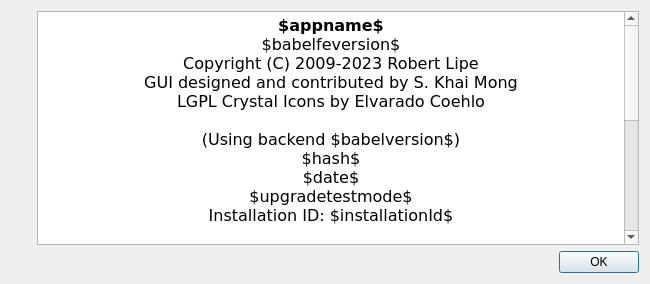
<?xml version="1.0" encoding="UTF-8"?>
<ui version="4.0">
 <class>AboutDlg</class>
 <widget class="QDialog" name="AboutDlg">
  <property name="geometry">
   <rect>
    <x>0</x>
    <y>0</y>
    <width>650</width>
    <height>284</height>
   </rect>
  </property>
  <property name="windowTitle">
   <string>About GPSBabel</string>
  </property>
  <layout class="QVBoxLayout" name="verticalLayout">
   <item>
    <layout class="QHBoxLayout" name="horizontalLayout">
     <item>
      <layout class="QGridLayout" name="gridLayout">
       <item row="0" column="0">
        <spacer name="verticalSpacer">
         <property name="orientation">
          <enum>Qt::Vertical</enum>
         </property>
         <property name="sizeHint" stdset="0">
          <size>
           <width>20</width>
           <height>40</height>
          </size>
         </property>
        </spacer>
       </item>
       <item row="1" column="0">
        <widget class="QLabel" name="label">
         <property name="maximumSize">
          <size>
           <width>100</width>
           <height>100</height>
          </size>
         </property>
         <property name="text">
          <string/>
         </property>
         <property name="pixmap">
          <pixmap resource="app.qrc">:/images/appicon.png</pixmap>
         </property>
         <property name="scaledContents">
          <bool>true</bool>
         </property>
        </widget>
       </item>
       <item row="2" column="0">
        <spacer name="verticalSpacer_2">
         <property name="orientation">
          <enum>Qt::Vertical</enum>
         </property>
         <property name="sizeHint" stdset="0">
          <size>
           <width>20</width>
           <height>40</height>
          </size>
         </property>
        </spacer>
       </item>
      </layout>
     </item>
     <item>
      <widget class="QTextEdit" name="textEdit">
       <property name="font">
        <font>
         <family>DejaVu Sans</family>
         <pointsize>12</pointsize>
        </font>
       </property>
       <property name="readOnly">
        <bool>true</bool>
       </property>
       <property name="html">
        <string>&lt;!DOCTYPE HTML PUBLIC &quot;-//W3C//DTD HTML 4.0//EN&quot; &quot;http://www.w3.org/TR/REC-html40/strict.dtd&quot;&gt;
&lt;html&gt;&lt;head&gt;&lt;meta name=&quot;qrichtext&quot; content=&quot;1&quot; /&gt;&lt;meta charset=&quot;utf-8&quot; /&gt;&lt;style type=&quot;text/css&quot;&gt;
p, li { white-space: pre-wrap; }
&lt;/style&gt;&lt;/head&gt;&lt;body style=&quot; font-family:'DejaVu Sans'; font-size:12pt; font-weight:400; font-style:normal;&quot;&gt;
&lt;p align=&quot;center&quot; style=&quot; margin-top:0px; margin-bottom:0px; margin-left:0px; margin-right:0px; -qt-block-indent:0; text-indent:0px;&quot;&gt;&lt;span style=&quot; font-weight:600;&quot;&gt;$appname$&lt;/span&gt;&lt;/p&gt;
&lt;p align=&quot;center&quot; style=&quot; margin-top:0px; margin-bottom:0px; margin-left:0px; margin-right:0px; -qt-block-indent:0; text-indent:0px;&quot;&gt;$babelfeversion$&lt;/p&gt;
&lt;p align=&quot;center&quot; style=&quot; margin-top:0px; margin-bottom:0px; margin-left:0px; margin-right:0px; -qt-block-indent:0; text-indent:0px;&quot;&gt;Copyright (C) 2009-2023 Robert Lipe&lt;/p&gt;
&lt;p align=&quot;center&quot; style=&quot; margin-top:0px; margin-bottom:0px; margin-left:0px; margin-right:0px; -qt-block-indent:0; text-indent:0px;&quot;&gt;GUI designed and contributed by S. Khai Mong&lt;/p&gt;
&lt;p align=&quot;center&quot; style=&quot; margin-top:0px; margin-bottom:0px; margin-left:0px; margin-right:0px; -qt-block-indent:0; text-indent:0px;&quot;&gt;LGPL Crystal Icons by Elvarado Coehlo&lt;/p&gt;
&lt;p align=&quot;center&quot; style=&quot;-qt-paragraph-type:empty; margin-top:0px; margin-bottom:0px; margin-left:0px; margin-right:0px; -qt-block-indent:0; text-indent:0px;&quot;&gt;&lt;br /&gt;&lt;/p&gt;
&lt;p align=&quot;center&quot; style=&quot; margin-top:0px; margin-bottom:0px; margin-left:0px; margin-right:0px; -qt-block-indent:0; text-indent:0px;&quot;&gt;(Using backend $babelversion$)&lt;/p&gt;
&lt;p align=&quot;center&quot; style=&quot; margin-top:0px; margin-bottom:0px; margin-left:0px; margin-right:0px; -qt-block-indent:0; text-indent:0px;&quot;&gt;$hash$&lt;/p&gt;
&lt;p align=&quot;center&quot; style=&quot; margin-top:0px; margin-bottom:0px; margin-left:0px; margin-right:0px; -qt-block-indent:0; text-indent:0px;&quot;&gt;$date$&lt;/p&gt;
&lt;p align=&quot;center&quot; style=&quot; margin-top:0px; margin-bottom:0px; margin-left:0px; margin-right:0px; -qt-block-indent:0; text-indent:0px;&quot;&gt;$upgradetestmode$&lt;/p&gt;
&lt;p align=&quot;center&quot; style=&quot; margin-top:0px; margin-bottom:0px; margin-left:0px; margin-right:0px; -qt-block-indent:0; text-indent:0px;&quot;&gt;Installation ID: $installationId$&lt;/p&gt;
&lt;p align=&quot;center&quot; style=&quot;-qt-paragraph-type:empty; margin-top:0px; margin-bottom:0px; margin-left:0px; margin-right:0px; -qt-block-indent:0; text-indent:0px;&quot;&gt;&lt;br /&gt;&lt;/p&gt;
&lt;p style=&quot; margin-top:0px; margin-bottom:0px; margin-left:0px; margin-right:0px; -qt-block-indent:0; text-indent:0px;&quot;&gt;This program is free software; you can redistribute it and/or modify it under the terms of the GNU General Public License as published by the Free Software Foundation; either version 2 of the License, or (at your option) any later version.&lt;/p&gt;
&lt;p style=&quot;-qt-paragraph-type:empty; margin-top:0px; margin-bottom:0px; margin-left:0px; margin-right:0px; -qt-block-indent:0; text-indent:0px;&quot;&gt;&lt;br /&gt;&lt;/p&gt;
&lt;p style=&quot; margin-top:0px; margin-bottom:0px; margin-left:0px; margin-right:0px; -qt-block-indent:0; text-indent:0px;&quot;&gt;This program is distributed in the hope that it will be useful, but WITHOUT ANY WARRANTY; without even the implied warranty of MERCHANTABILITY or FITNESS FOR A PARTICULAR PURPOSE.  See the GNU General Public License for more details.&lt;/p&gt;
&lt;p style=&quot;-qt-paragraph-type:empty; margin-top:0px; margin-bottom:0px; margin-left:0px; margin-right:0px; -qt-block-indent:0; text-indent:0px;&quot;&gt;&lt;br /&gt;&lt;/p&gt;
&lt;p style=&quot; margin-top:0px; margin-bottom:0px; margin-left:0px; margin-right:0px; -qt-block-indent:0; text-indent:0px;&quot;&gt;You should have received a copy of the GNU General Public License along with this program; if not, write to the Free Software Foundation, Inc., 51 Franklin Street, Fifth Floor, Boston, MA  02110-1301, USA.&lt;/p&gt;
&lt;p style=&quot;-qt-paragraph-type:empty; margin-top:0px; margin-bottom:0px; margin-left:0px; margin-right:0px; -qt-block-indent:0; text-indent:0px;&quot;&gt;&lt;br /&gt;&lt;/p&gt;&lt;/body&gt;&lt;/html&gt;</string>
       </property>
      </widget>
     </item>
    </layout>
   </item>
   <item>
    <widget class="QDialogButtonBox" name="buttonBox">
     <property name="orientation">
      <enum>Qt::Horizontal</enum>
     </property>
     <property name="standardButtons">
      <set>QDialogButtonBox::Ok</set>
     </property>
    </widget>
   </item>
  </layout>
 </widget>
 <resources>
  <include location="app.qrc"/>
 </resources>
 <connections>
  <connection>
   <sender>buttonBox</sender>
   <signal>accepted()</signal>
   <receiver>AboutDlg</receiver>
   <slot>accept()</slot>
   <hints>
    <hint type="sourcelabel">
     <x>248</x>
     <y>254</y>
    </hint>
    <hint type="destinationlabel">
     <x>157</x>
     <y>274</y>
    </hint>
   </hints>
  </connection>
  <connection>
   <sender>buttonBox</sender>
   <signal>rejected()</signal>
   <receiver>AboutDlg</receiver>
   <slot>reject()</slot>
   <hints>
    <hint type="sourcelabel">
     <x>316</x>
     <y>260</y>
    </hint>
    <hint type="destinationlabel">
     <x>286</x>
     <y>274</y>
    </hint>
   </hints>
  </connection>
 </connections>
</ui>
